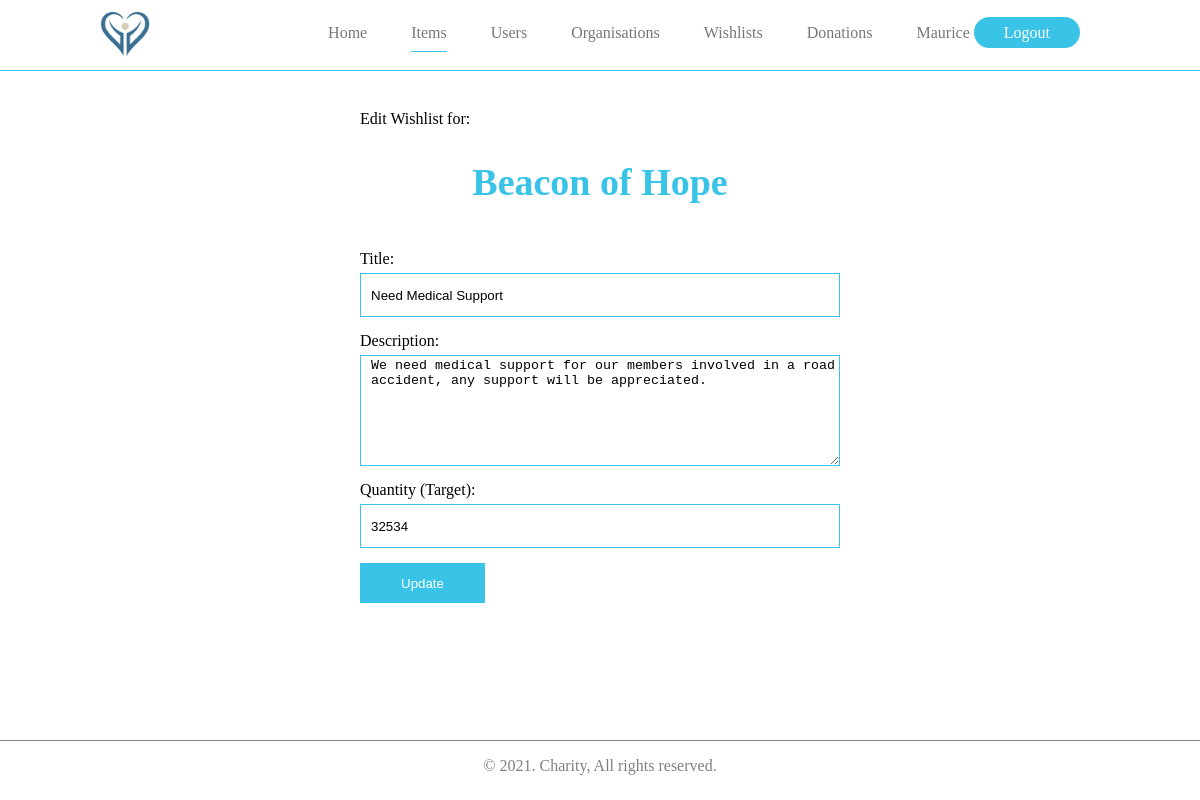
/edit_wishlist.php?id=5 (signed in), run on the app's committed database.
### tables this page shows
CREATE TABLE `users` (
  `id` int(11) NOT NULL,
  `full_name` varchar(255) NOT NULL,
  `email` varchar(255) DEFAULT NULL,
  `phone_number` varchar(255) NOT NULL,
  `password` text DEFAULT NULL,
  `is_admin` int(1) DEFAULT NULL,
  `joined_date` timestamp NULL DEFAULT current_timestamp()
);

CREATE TABLE `wishlists` (
  `id` int(11) NOT NULL,
  `organisation_id` int(11) DEFAULT NULL,
  `title` varchar(255) NOT NULL,
  `description` text NOT NULL,
  `quantity` varchar(255) NOT NULL,
  `created_at` timestamp NULL DEFAULT current_timestamp()
);

CREATE TABLE `organisations` (
  `id` int(11) NOT NULL,
  `name` varchar(255) DEFAULT NULL,
  `email` varchar(255) DEFAULT NULL,
  `phone_number` varchar(255) NOT NULL,
  `logo` text DEFAULT NULL,
  `description` text NOT NULL,
  `evidence` text NOT NULL,
  `paybill_no` int(11) NOT NULL,
  `account_no` varchar(255) NOT NULL,
  `password` text DEFAULT NULL,
  `is_active` int(11) DEFAULT NULL,
  `joined_date` timestamp NULL DEFAULT current_timestamp()
);

### edit_wishlist.php (the view, shortened to what this page needs)
<?php
require_once('db.php');
if(isset($_SESSION['auth'])){
    $user = $_SESSION['auth'];
    $req = $db->prepare("SELECT * FROM users WHERE id = ?");
    $req->execute(array($user['id']));
    $current = $req->fetch();
    if ($current['is_admin']) {
        $id = $_GET['id'];
        if(isset($id) AND !empty($id)) {
            $wish_check = $db->prepare("SELECT
            organisations.name,
            wishlists.id, wishlists.title,
            wishlists.description,
            wishlists.quantity,
            wishlists.created_at
            FROM
            wishlists
            JOIN organisations ON wishlists.organisation_id = organisations.id
            WHERE wishlists.id = ?
            ORDER BY id DESC");
            $wish_check->execute(array($id));
            if($wish_check->rowCount() > 0) {
                $wish = $wish_check->fetch();
            }
            else {
                header("Location: wishlists.php");
            }
        }
        else {
             header("Location: wishlists.php");
        }
?>
<!DOCTYPE html>
<html lang="en">
<head>
    <link rel="stylesheet" href="styles/style.css">
</head>
<body>
    <header>
        <div class="logo">
            <img src="images/logo.png" width="50" alt="">
        </div>
        <div class="menu">
            <ul>
                <li><a href="dashboard.php">Home</a></li>
                <li class="active"><a href="items.php">Items</a></li>
                <li><a href="users.php">Users</a></li>
                <li><a href="organisations.php">Organisations</a></li>
                <li><a href="wishlists.php">Wishlists</a></li>
                <li><a href="donations.php">Donations</a></li>
                <li><?= $current['full_name'] ?> <a class="login" href="logout.php">Logout</a></li>
            </ul>
        </div>
    </header>
    <section class="homeSection">
        <div class="box">
            <span>Edit Wishlist for: <h1 class="login-title"><?= $wish['name'] ?></h1></span>
            <form method="post">
                <div class="email-section">
                    <label>Title:</label>
                    <input type="text" name="title"  value="<?= $wish['title'] ?>">
                </div>
                <div class="email-section">
                    <label>Description:</label>
                    <textarea name="description" rows="7"><?= $wish['description'] ?></textarea>
                </div>
                <div class="email-section">
                    <label>Quantity (Target):</label>
                    <input type="text" name="quantity" value="<?= $wish['quantity'] ?>">
                </div>
                <div class="btn-section">
                    <input class="login-btn" name="save" type="submit" value="Update">
                </div>
            </form>
        </div>
    </section>
    <footer>
        <p>&copy 2021. Charity, All rights reserved.</p>
    </footer>
</body>
</html>
<?php
    }
    else {
    header("Location: home.php");
    }
}
else {
    header("Location: login.php");
}
?>

### styles/style.css (style rules this page uses)
body { margin: 0px; padding: 0px; }
header { background: white; position: absolute; top:0px; left: 0px; right: 0px; padding: 8px 100px; border-bottom: 1px solid #39C3E7; }
.logo { width: 50px !important; float: left; }
ul { list-style: none; text-align: right; }
li { display: inline; margin: 1px 20px; color: #777; }
li>a { color: #777; text-decoration: none; }
.active { color: #39C3E7 !important; padding-bottom: 10px; border-bottom: 1px solid #39C3E7; }
.login { color: white; background: #39C3E7; border-radius: 50px; padding: 7px 30px; }
.intro, h1 { font-size: 38px; font-weight: 700; color: white; }
footer { border-top: 1px solid grey; text-align: center; width: 100%; float: left; }
footer,p { color: grey; }
.homeSection { width: 100%; min-height: 80vh !important; margin-top: 100px; display: flex; flex-direction: column; align-items: center; }
.box { width: 40%; height: auto; display: flex; flex-direction: column; padding: 10px; border-radius: 10px; }
.login-title { text-align: center; color: #39C3E7; }
.email-section { display: flex; flex-direction: column; margin: 15px 0px; }
.btn-section { display: flex; align-items: center; justify-content: space-between; }
.login-btn { padding: 0px 40px; color: #fff; background: #39C3E7; }
label { margin-bottom: 5px; }
input { height: 40px; border: 1px solid #39C3E7; padding-left: 10px; }
textarea { border: 1px solid #39C3E7; padding-left: 10px; }

### data on the page
users: full_name "Maurice"
wishlists: organisation.name "Beacon of Hope", title "Need Medical Support", description "We need medical support for our members involved in a road accident, any support will be appreciated.", quantity "32534"
